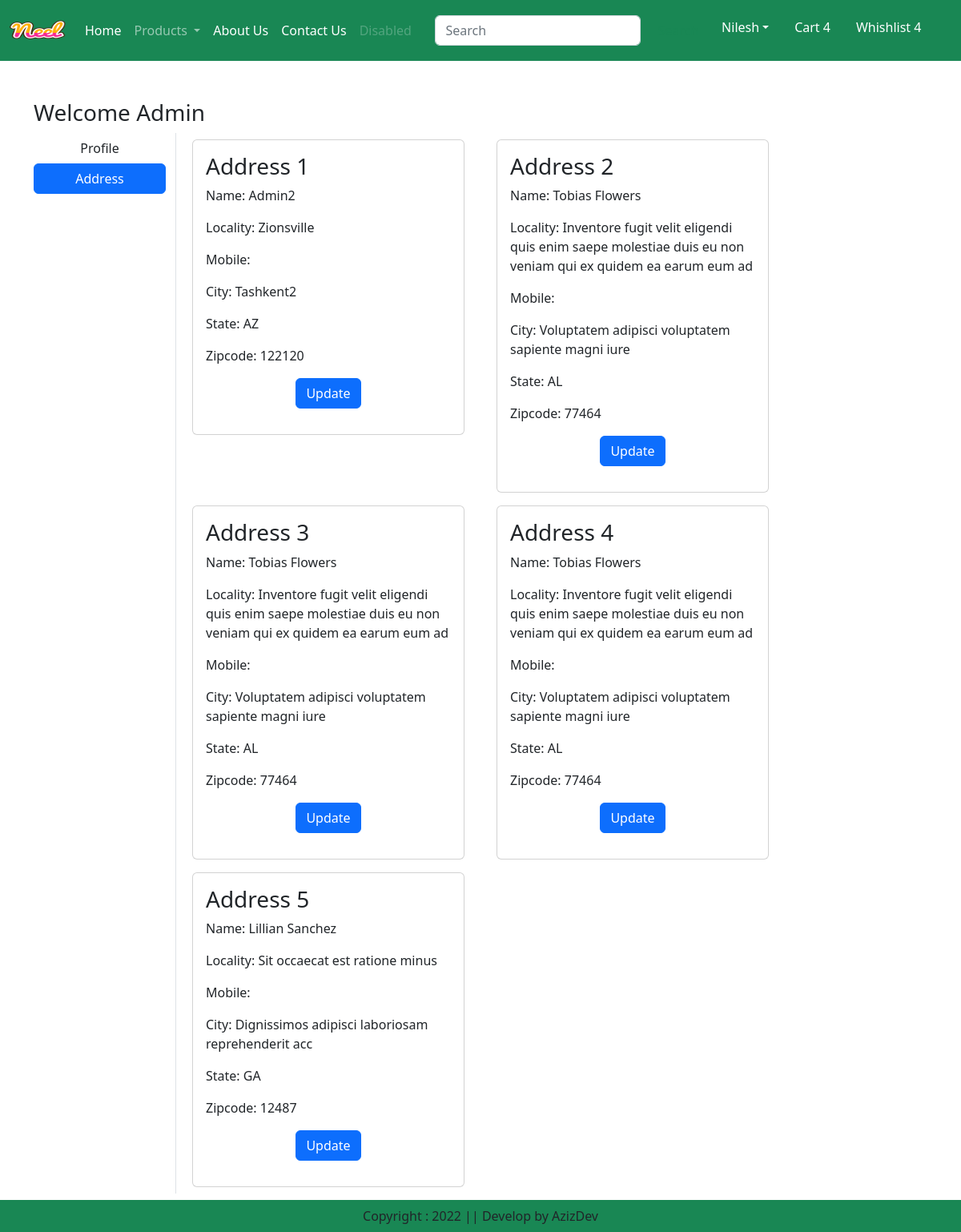
The page /address/ (signed in) on the database its author committed.
### app/models.py (models this page shows, shortened)
class Customer(models.Model):
    user = models.ForeignKey(User,on_delete=models.CASCADE)
    name = models.CharField(max_length=200)
    locality = models.CharField(max_length=200)
    city = models.CharField(max_length=50)
    mobile = models.IntegerField(default=0)
    zipcode = models.IntegerField()
    state = models.CharField(choices=STATE_CHOICES,max_length=100)

### app/views.py (the view)
# urls.py: path('address/', views.address,name="address"),
def address(request):
    add = Customer.objects.filter(user=request.user)
    return render(request, 'app/address.html',locals())

### app/templates/app/address.html (shortened to what this page needs)
{% extends 'app/base.html' %}
{% load static %}
{% block main-content %}
<div class="container my-5">
        <div class="row">
            <h3>Welcome <span class="text-capitalize">{{ request.user }}</span></h3>
            <div class="col-sm-2 border-end">
                <ul class="list-unstyled">
                    <li class="d-grid"><a href="{% url 'profile' %}" class="btn">Profile</a></li>
                    <li class="d-grid"><a href="{% url 'address' %}" class="btn btn-primary">Address</a></li>
                </ul>
            </div>
            <div class="col-sm-8 offset-m1">
                <div class="row">
                    {% for ad in add %}
                    <div class="col-sm-6">
                        <div class="card m-2">
                            <div class="card-body">
                                <h3>Address {{ forloop.counter }}</h3>
                                <p>Name: {{ ad.name }} </p>
                                <p>Locality: {{ ad.locality }} </p>
                                <p>Mobile: {{ ad.mobile_number}} </p>
                                <p>City: {{ ad.city }} </p>
                                <p>State: {{ ad.state }} </p>
                                <p>Zipcode: {{ ad.zipcode }} </p>
                                <p class="text-center"><a href="{% url 'updateAddress' pk=ad.id %}" type="button" class="btn btn-primary">Update</a></p>
                            </div>
                        </div>
                    </div>
                    {% endfor %}
                </div>
            </div>
        </div>
    </div>
{% endblock main-content %}

### rows shown on the page
Customer: name "Admin2", locality "Zionsville", city "Tashkent2", state "AZ", zipcode "122120"
Customer: name "Tobias Flowers", locality "Inventore fugit velit eligendi quis enim saepe molestiae duis eu non veniam qui ex quidem ea earum eum ad", city "Voluptatem adipisci voluptatem sapiente magni iure", state "AL", zipcode "77464"
Customer: name "Tobias Flowers", locality "Inventore fugit velit eligendi quis enim saepe molestiae duis eu non veniam qui ex quidem ea earum eum ad", city "Voluptatem adipisci voluptatem sapiente magni iure", state "AL", zipcode "77464"
Customer: name "Tobias Flowers", locality "Inventore fugit velit eligendi quis enim saepe molestiae duis eu non veniam qui ex quidem ea earum eum ad", city "Voluptatem adipisci voluptatem sapiente magni iure", state "AL", zipcode "77464"
Customer: name "Lillian Sanchez", locality "Sit occaecat est ratione minus", city "Dignissimos adipisci laboriosam reprehenderit acc", state "GA", zipcode "12487"

### other values the page prints
{{ request.user }} "Admin"
